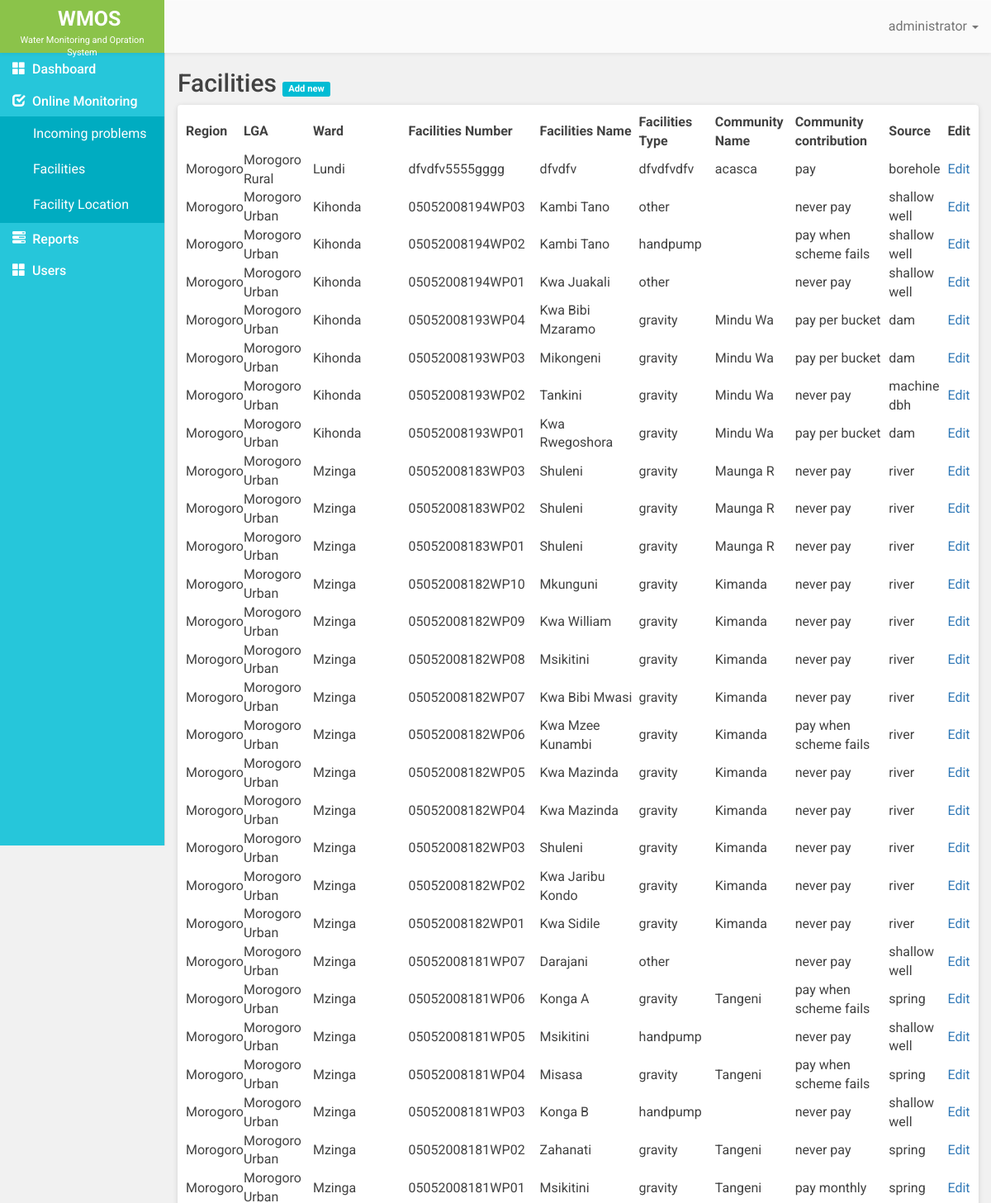
/facilities.php (signed in, upper part), run on the app's committed database.
### tables this page shows
CREATE TABLE `faci` (
  `id` int(11) NOT NULL,
  `region` varchar(30) NOT NULL,
  `lga` varchar(100) NOT NULL,
  `faci_num` varchar(30) NOT NULL,
  `ward` varchar(30) NOT NULL,
  `faci_name` varchar(30) NOT NULL,
  `faci_type` varchar(30) NOT NULL,
  `com_name` varchar(100) NOT NULL,
  `com_contrib` varchar(100) NOT NULL,
  `source` varchar(100) NOT NULL
);

### facilities.php (the view, shortened to what this page needs)
<?php
include "database.php";
$sql = "SELECT * FROM faci ORDER BY id DESC";
$result = mysqli_query($conn,$sql) or die (mysqli_error());
$num_rows = mysqli_num_rows($result);
if ($num_rows > 0) {
	while ($row = mysqli_fetch_assoc($result)) {
		$data[] = array(
						'id' 				=> $row['id'],
						'region' 			=> $row['region'],
						'lga' 				=> $row['lga'],
						'ward' 				=> $row['ward'],
						'faci_num' 			=> $row['faci_num'],
						'faci_name'			=> $row['faci_name'],
						'faci_type'			=> $row['faci_type'],
						'com_name' 			=> $row['com_name'],
						'com_contrib' 		=> $row['com_contrib'],
						'source' 			=> $row['source'],
					);
	}
}else{
	$data = false;
}
 ?>
<!DOCTYPE html>
<html>
<head>
	<?php include "includes/_csslinks.php"; ?>
</head>
<body>
	<?php include 'includes/_header.php'; ?>
	<div class= "container-fluid">
		<div class="row" id="page">
			<?php include "includes/_sidebar.php"; ?>
			<div class="col-md-10 main-content">
				<h2 class="page-title">Facilities
					<?php echo $_SESSION['role'] == 'user' ? '<span class="hidden">':'<span>'; ?>
					<a href="addfacility.php"><span class="label label-default">Add new</span></a>
					</span>
				</h2>
				<div class="row">
					<div class="col-md-12">
						<div class="white-data-table">
							<table class="hover row-border compact" id="faci-table">
			                    <thead>
		                            <tr>
			                            <th>Region</th>
										<th>LGA</th>
										<th>Ward</th>
										<th>Facilities Number</th>
										<th>Facilities Name</th>
										<th>Facilities Type</th>
										<th>Community Name</th>
										<th>Community contribution</th>
										<th>Source</th>
										<?php echo $_SESSION['role'] == 'user' ? '<th class="hidden">':'<th>' ?>
										Edit</th>
		                            </tr>
		                        </thead>
		                        <tbody>
		                            <?php
		                            	if ($data) {
			                        		foreach ($data as $key => $value) {  ?>
				                            <tr>
				                                <td><?php echo $value['region'] ?></td>
				                                <td><?php echo $value['lga'] ?></td>
				                                <td><?php echo $value['ward'] ?></td>
				                                <td><?php echo $value['faci_num'] ?></td>
				                                <td><?php echo $value['faci_name'] ?></td>
				                                <td><?php echo $value['faci_type'] ?></td>
				                                <td><?php echo $value['com_name'] ?></td>
												<td><?php echo $value['com_contrib'] ?></td>
												<td><?php echo $value['source'] ?></td>
												<?php echo $_SESSION['role'] == 'user' ? '<td class="hidden">':'<td>'; ?>
												<a href="editfacility.php?id=<?php echo $value['id'] ?>">Edit</a></td>
				                            </tr>
			                            <?php
			                           	 	}
			                           	}
		                             ?>
		                        </tbody>
		                    </table>
						</div>
					</div>
				</div>
			</div>
		</div>
	</div>
<?php include "includes/_jslinks.php"; ?>
</body>
</html>

### styles/majismain.css (style rules this page uses)
body { font-family: 'Roboto', sans-serif; font-size: 16px; color: #424242; }
#page { min-height: 80vh; margin-top: 64px; background-color: #F1F1F1; }
.page-title { font-size: 30px; }
.white-data-table { background-color: #fff; padding: 10px; box-shadow: 0 1px 6px 0 rgba(0, 0, 0, 0.12), 0px 1px 1px 0 rgba(0, 0, 0, 0.12) !important; border-radius: 4px; }
.page-title .label-default { background-color: #00bcd4; }
.page-title a { font-size: 15px; }

### data on the page
faci: region "Morogoro", lga "Morogoro Rural", ward "Lundi", faci_num "dfvdfv5555gggg", faci_name "dfvdfv", faci_type "dfvdfvdfv", com_name "acasca", com_contrib "pay", source "borehole"
faci: region "Morogoro", lga "Morogoro Urban", ward "Kihonda", faci_num "05052008194WP03", faci_name "Kambi Tano", faci_type "other", com_contrib "never pay", source "shallow well"
faci: region "Morogoro", lga "Morogoro Urban", ward "Kihonda", faci_num "05052008194WP02", faci_name "Kambi Tano", faci_type "handpump", com_contrib "pay when scheme fails", source "shallow well"
faci: region "Morogoro", lga "Morogoro Urban", ward "Kihonda", faci_num "05052008194WP01", faci_name "Kwa Juakali", faci_type "other", com_contrib "never pay", source "shallow well"
faci: region "Morogoro", lga "Morogoro Urban", ward "Kihonda", faci_num "05052008193WP04", faci_name "Kwa Bibi Mzaramo", faci_type "gravity", com_name "Mindu Wa", com_contrib "pay per bucket", source "dam"
faci: region "Morogoro", lga "Morogoro Urban", ward "Kihonda", faci_num "05052008193WP03", faci_name "Mikongeni", faci_type "gravity", com_name "Mindu Wa", com_contrib "pay per bucket", source "dam"
faci: region "Morogoro", lga "Morogoro Urban", ward "Kihonda", faci_num "05052008193WP02", faci_name "Tankini", faci_type "gravity", com_name "Mindu Wa", com_contrib "never pay", source "machine dbh"
faci: region "Morogoro", lga "Morogoro Urban", ward "Kihonda", faci_num "05052008193WP01", faci_name "Kwa Rwegoshora", faci_type "gravity", com_name "Mindu Wa", com_contrib "pay per bucket", source "dam"
faci: region "Morogoro", lga "Morogoro Urban", ward "Mzinga", faci_num "05052008183WP03", faci_name "Shuleni", faci_type "gravity", com_name "Maunga R", com_contrib "never pay", source "river"
faci: region "Morogoro", lga "Morogoro Urban", ward "Mzinga", faci_num "05052008183WP02", faci_name "Shuleni", faci_type "gravity", com_name "Maunga R", com_contrib "never pay", source "river"
faci: region "Morogoro", lga "Morogoro Urban", ward "Mzinga", faci_num "05052008183WP01", faci_name "Shuleni", faci_type "gravity", com_name "Maunga R", com_contrib "never pay", source "river"
faci: region "Morogoro", lga "Morogoro Urban", ward "Mzinga", faci_num "05052008182WP10", faci_name "Mkunguni", faci_type "gravity", com_name "Kimanda", com_contrib "never pay", source "river"
faci: region "Morogoro", lga "Morogoro Urban", ward "Mzinga", faci_num "05052008182WP09", faci_name "Kwa William", faci_type "gravity", com_name "Kimanda", com_contrib "never pay", source "river"
faci: region "Morogoro", lga "Morogoro Urban", ward "Mzinga", faci_num "05052008182WP08", faci_name "Msikitini", faci_type "gravity", com_name "Kimanda", com_contrib "never pay", source "river"
faci: region "Morogoro", lga "Morogoro Urban", ward "Mzinga", faci_num "05052008182WP07", faci_name "Kwa Bibi Mwasi", faci_type "gravity", com_name "Kimanda", com_contrib "never pay", source "river"
faci: region "Morogoro", lga "Morogoro Urban", ward "Mzinga", faci_num "05052008182WP06", faci_name "Kwa Mzee Kunambi", faci_type "gravity", com_name "Kimanda", com_contrib "pay when scheme fails", source "river"
faci: region "Morogoro", lga "Morogoro Urban", ward "Mzinga", faci_num "05052008182WP05", faci_name "Kwa Mazinda", faci_type "gravity", com_name "Kimanda", com_contrib "never pay", source "river"
faci: region "Morogoro", lga "Morogoro Urban", ward "Mzinga", faci_num "05052008182WP04", faci_name "Kwa Mazinda", faci_type "gravity", com_name "Kimanda", com_contrib "never pay", source "river"
faci: region "Morogoro", lga "Morogoro Urban", ward "Mzinga", faci_num "05052008182WP03", faci_name "Shuleni", faci_type "gravity", com_name "Kimanda", com_contrib "never pay", source "river"
faci: region "Morogoro", lga "Morogoro Urban", ward "Mzinga", faci_num "05052008182WP02", faci_name "Kwa Jaribu Kondo", faci_type "gravity", com_name "Kimanda", com_contrib "never pay", source "river"
faci: region "Morogoro", lga "Morogoro Urban", ward "Mzinga", faci_num "05052008182WP01", faci_name "Kwa Sidile", faci_type "gravity", com_name "Kimanda", com_contrib "never pay", source "river"
faci: region "Morogoro", lga "Morogoro Urban", ward "Mzinga", faci_num "05052008181WP07", faci_name "Darajani", faci_type "other", com_contrib "never pay", source "shallow well"
faci: region "Morogoro", lga "Morogoro Urban", ward "Mzinga", faci_num "05052008181WP06", faci_name "Konga A", faci_type "gravity", com_name "Tangeni", com_contrib "pay when scheme fails", source "spring"
faci: region "Morogoro", lga "Morogoro Urban", ward "Mzinga", faci_num "05052008181WP05", faci_name "Msikitini", faci_type "handpump", com_contrib "never pay", source "shallow well"
faci: region "Morogoro", lga "Morogoro Urban", ward "Mzinga", faci_num "05052008181WP04", faci_name "Misasa", faci_type "gravity", com_name "Tangeni", com_contrib "pay when scheme fails", source "spring"
faci: region "Morogoro", lga "Morogoro Urban", ward "Mzinga", faci_num "05052008181WP03", faci_name "Konga B", faci_type "handpump", com_contrib "never pay", source "shallow well"
faci: region "Morogoro", lga "Morogoro Urban", ward "Mzinga", faci_num "05052008181WP02", faci_name "Zahanati", faci_type "gravity", com_name "Tangeni", com_contrib "never pay", source "spring"
faci: region "Morogoro", ward "Mzinga", faci_num "05052008181WP01", faci_name "Msikitini", faci_type "gravity", com_name "Tangeni", com_contrib "pay monthly", source "spring"

### other printed values
$_SESSION['username'] "administrator"
